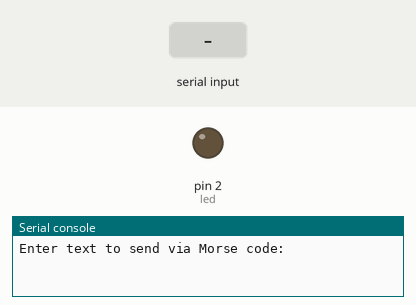
The program below on a simulated MicroPython board. On the bench: output pins drawn as LEDs (lit = HIGH), the last lines printed to the serial console. The inputs (shaded band) are chosen by the test bench.

Above: at 1.2 s.
1.3 s: "A" typed at the serial console, then Enter
At 2.6 s:
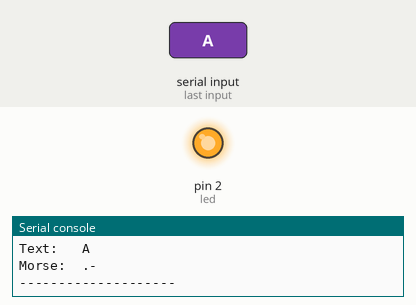
5.8 s: "B" typed at the serial console, then Enter
At 9.5 s:
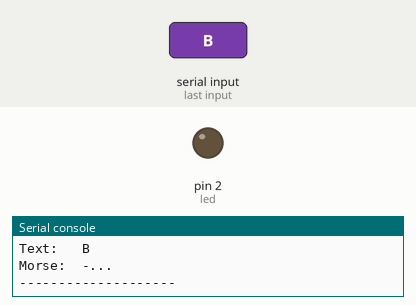
Timing chart, 0 to 11.0 s (numbered marks = the images above; inputs shaded):
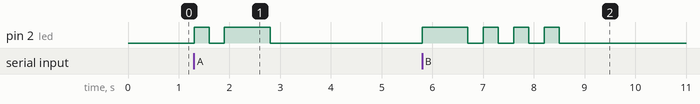

The program:

7.6_Morse_code_transmitter.py
```python
"""
@file       7.6_Morse_code_transmitter.py
@brief      Project that turns text you type into the console into Morse code and blinks it out on an LED.
            Morse code represents every letter as a pattern of short and long signals, called dots and dashes.
            Along the way the example introduces three new ideas: reading text you type in, storing a lookup table,
            and writing your own functions to keep a longer program readable.
            For details, connection diagram and more, check out the example documentation at: <link placeholder>

@author     Josip Šimun Kuči @ soldered.com
"""

from machine import Pin
import time

"""
This is a variable to which we pass the number of pin that we had connected the LED to.
The NULA board has a pin naming logic as follows: IO2, where 2 is the number that we give to the variable.
If you wish to use a different pin, make sure you are using a IO__ marked pin.

Remember that the LED needs a 330 Ohm resistor in series with it. That resistor limits how much current flows, and
without it the LED draws more than either it or the pin is built for, so both can be damaged.
"""
LED_PIN = 2

"""
Morse code does not measure its signals in milliseconds but in units, and every other duration is a multiple of one
unit. That is why only the first value below is a real number and the rest are calculated from it: change DOT_DURATION
alone and the whole transmission speeds up or slows down while staying correct Morse.
The standard proportions are a dash three units long, one unit of silence between the dots and dashes of a letter,
three units between letters, and seven units between words.
"""
DOT_DURATION = 300
DASH_DURATION = DOT_DURATION * 3
SYMBOL_GAP = DOT_DURATION
LETTER_GAP = DOT_DURATION * 3
WORD_GAP = DOT_DURATION * 7

"""
This is our lookup table: it pairs every character we can send with the dots and dashes that stand for it. A lookup
table is simply a list we search through instead of writing out dozens of if statements, and it has the nice property
that adding a new character means adding one line here and changing nothing else.
In Python this kind of table is called a dictionary, and looking something up in it is as simple as naming the
character you want.
The last entry pairs a space with a space, which is how we recognise the gap between two words.
"""
MORSE_TABLE = {
    "A": ".-",    "B": "-...",  "C": "-.-.",  "D": "-..",   "E": ".",
    "F": "..-.",  "G": "--.",   "H": "....",  "I": "..",    "J": ".---",
    "K": "-.-",   "L": ".-..",  "M": "--",    "N": "-.",    "O": "---",
    "P": ".--.",  "Q": "--.-",  "R": ".-.",   "S": "...",   "T": "-",
    "U": "..-",   "V": "...-",  "W": ".--",   "X": "-..-",  "Y": "-.--",
    "Z": "--..",
    "1": ".----", "2": "..---", "3": "...--", "4": "....-", "5": ".....",
    "6": "-....", "7": "--...", "8": "---..", "9": "----.", "0": "-----",
    " ": " ",
}

"""
Here we create our Pin object for the LED. Pin.OUT tells the board that this pin should write a value instead of
reading one. Right after that we write 0 to it, so the LED starts out switched off.
"""
led = Pin(LED_PIN, Pin.OUT)
led.value(0)


def get_morse_code(character):
    """
    This is a function we wrote ourselves. It takes a character and hands back the dots and dashes that stand for it.
    upper() turns a lowercase letter into an uppercase one, so that typing "sos" works just as well as "SOS".
    get() looks the character up in our table, and the second value we give it is what comes back when the character is
    not in the table at all. Here that is empty text, which the transmitting function below simply skips over.
    """
    return MORSE_TABLE.get(character.upper(), "")


def blink_symbol(symbol):
    """
    This function blinks out a single dot or dash. It picks the right duration for the symbol it was given, switches the
    LED on for exactly that long, and then switches it off and waits one more unit, which is the silence that separates
    one symbol from the next.
    """
    if symbol == ".":
        duration = DOT_DURATION
    else:
        duration = DASH_DURATION

    led.value(1)
    time.sleep_ms(duration)
    led.value(0)
    time.sleep_ms(SYMBOL_GAP)


def transmit_text(text):
    """
    This function transmits a whole piece of text. It does the work twice over: first it prints the translation to the
    console so you can read along, and then it blinks the same thing out on the LED.
    """
    print()
    print("--- TRANSMITTING ---")
    print("Text:  ", text)

    """
    This first loop walks through the text one character at a time. For each of them we look up the code and collect it,
    and join() then glues the collected pieces together with a space between them.
    """
    codes = []
    for character in text:
        codes.append(get_morse_code(character))
    print("Morse: ", " ".join(codes))
    print("--------------------")

    """
    This second loop walks through the very same text again, but this time it blinks instead of printing.
    A space is not blinked at all, it is a pause, so when we find one we wait a word gap and skip the rest of this pass
    with continue. Otherwise the inner loop blinks the symbols of the letter one by one, and once they are done we wait
    a letter gap before moving on to the next letter.
    """
    for character in text:
        code = get_morse_code(character)
        if code == " ":
            time.sleep_ms(WORD_GAP)
            continue
        for symbol in code:
            blink_symbol(symbol)
        time.sleep_ms(LETTER_GAP)

    print()
    print("Transmission complete!")
    print()


# Invite the user to type something. Type into the console of your editor and press Enter.
print("Enter text to send via Morse code:")

while True:

    """
    input() waits until you type a line and press Enter, then hands us what you typed. This is the simplest way of
    getting information from the computer into the board, and it is the counterpart of the print() we have been using
    in the other direction all along.
    """
    text = input()

    """
    strip() removes any stray spaces or leftover line endings from both ends, which is worth doing because different
    systems end their lines slightly differently.
    """
    text = text.strip()

    """
    Finally we check that something is actually left after stripping, so that pressing Enter on an empty line does not
    start a transmission, and hand the text over to our own function above.
    """
    if len(text) > 0:
        transmit_text(text)
```

Measured:
- after the input at 1.3 s, pin 2 (led): LOW → HIGH at once, → LOW 0.30 s later, → HIGH 0.30 s later, → LOW 0.90 s later
- after the input at 5.8 s, pin 2 (led): LOW → HIGH at once, then repeats every 0.60 s: LOW 0.30 s, HIGH 0.30 s, until it stays LOW from 8.5 s
